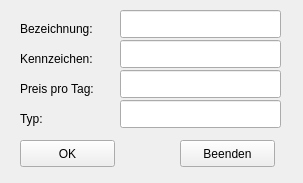
<?xml version="1.0" encoding="UTF-8"?>
<ui version="4.0">
 <class>FahrzeugNeu</class>
 <widget class="QWidget" name="FahrzeugNeu">
  <property name="windowModality">
   <enum>Qt::ApplicationModal</enum>
  </property>
  <property name="geometry">
   <rect>
    <x>0</x>
    <y>0</y>
    <width>303</width>
    <height>183</height>
   </rect>
  </property>
  <property name="windowTitle">
   <string>Neues Fahrzeug</string>
  </property>
  <widget class="QLineEdit" name="lineEditPreisProTag">
   <property name="geometry">
    <rect>
     <x>120</x>
     <y>70</y>
     <width>161</width>
     <height>28</height>
    </rect>
   </property>
  </widget>
  <widget class="QLineEdit" name="lineEditBezeichnung">
   <property name="geometry">
    <rect>
     <x>120</x>
     <y>10</y>
     <width>161</width>
     <height>28</height>
    </rect>
   </property>
  </widget>
  <widget class="QLabel" name="label_4">
   <property name="geometry">
    <rect>
     <x>20</x>
     <y>110</y>
     <width>81</width>
     <height>18</height>
    </rect>
   </property>
   <property name="text">
    <string>Typ:</string>
   </property>
  </widget>
  <widget class="QPushButton" name="buttonOK">
   <property name="geometry">
    <rect>
     <x>20</x>
     <y>140</y>
     <width>95</width>
     <height>27</height>
    </rect>
   </property>
   <property name="text">
    <string>OK</string>
   </property>
  </widget>
  <widget class="QLabel" name="label_3">
   <property name="geometry">
    <rect>
     <x>20</x>
     <y>80</y>
     <width>81</width>
     <height>18</height>
    </rect>
   </property>
   <property name="text">
    <string>Preis pro Tag:</string>
   </property>
  </widget>
  <widget class="QLineEdit" name="lineEditKennzeichen">
   <property name="geometry">
    <rect>
     <x>120</x>
     <y>40</y>
     <width>161</width>
     <height>28</height>
    </rect>
   </property>
  </widget>
  <widget class="QLabel" name="label_2">
   <property name="geometry">
    <rect>
     <x>20</x>
     <y>50</y>
     <width>81</width>
     <height>18</height>
    </rect>
   </property>
   <property name="text">
    <string>Kennzeichen:</string>
   </property>
  </widget>
  <widget class="QLineEdit" name="lineEditTyp">
   <property name="geometry">
    <rect>
     <x>120</x>
     <y>100</y>
     <width>161</width>
     <height>28</height>
    </rect>
   </property>
  </widget>
  <widget class="QPushButton" name="buttonBeenden">
   <property name="geometry">
    <rect>
     <x>180</x>
     <y>140</y>
     <width>95</width>
     <height>27</height>
    </rect>
   </property>
   <property name="text">
    <string>Beenden</string>
   </property>
  </widget>
  <widget class="QLabel" name="label">
   <property name="geometry">
    <rect>
     <x>20</x>
     <y>20</y>
     <width>81</width>
     <height>18</height>
    </rect>
   </property>
   <property name="text">
    <string>Bezeichnung:</string>
   </property>
  </widget>
 </widget>
 <tabstops>
  <tabstop>lineEditBezeichnung</tabstop>
  <tabstop>lineEditKennzeichen</tabstop>
  <tabstop>lineEditPreisProTag</tabstop>
  <tabstop>lineEditTyp</tabstop>
  <tabstop>buttonOK</tabstop>
  <tabstop>buttonBeenden</tabstop>
 </tabstops>
 <resources/>
 <connections/>
</ui>
